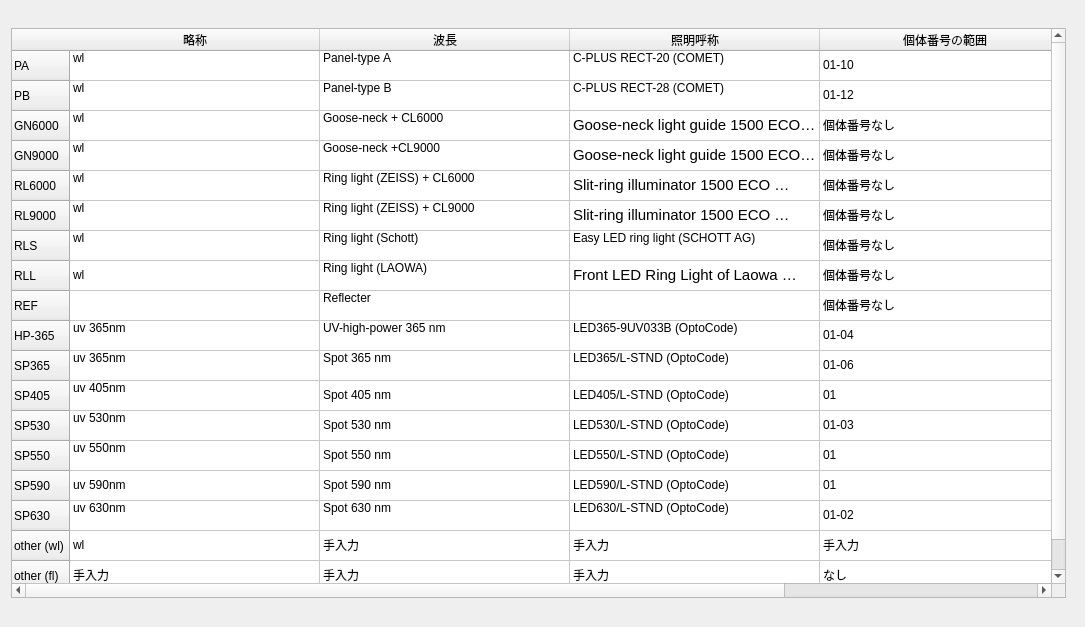
<?xml version="1.0" encoding="UTF-8"?>
<ui version="4.0">
 <class>subwindow</class>
 <widget class="QWidget" name="subwindow">
  <property name="geometry">
   <rect>
    <x>0</x>
    <y>0</y>
    <width>1085</width>
    <height>627</height>
   </rect>
  </property>
  <property name="windowTitle">
   <string>Form</string>
  </property>
  <layout class="QVBoxLayout" name="verticalLayout">
   <item>
    <widget class="QTableWidget" name="tableWidget">
     <property name="minimumSize">
      <size>
       <width>1055</width>
       <height>570</height>
      </size>
     </property>
     <property name="maximumSize">
      <size>
       <width>1055</width>
       <height>570</height>
      </size>
     </property>
     <attribute name="horizontalHeaderDefaultSectionSize">
      <number>250</number>
     </attribute>
     <row>
      <property name="text">
       <string>PA</string>
      </property>
     </row>
     <row>
      <property name="text">
       <string>PB</string>
      </property>
     </row>
     <row>
      <property name="text">
       <string>GN6000</string>
      </property>
     </row>
     <row>
      <property name="text">
       <string>GN9000</string>
      </property>
     </row>
     <row>
      <property name="text">
       <string>RL6000</string>
      </property>
     </row>
     <row>
      <property name="text">
       <string>RL9000</string>
      </property>
     </row>
     <row>
      <property name="text">
       <string>RLS</string>
      </property>
     </row>
     <row>
      <property name="text">
       <string>RLL</string>
      </property>
     </row>
     <row>
      <property name="text">
       <string>REF</string>
      </property>
     </row>
     <row>
      <property name="text">
       <string>HP-365</string>
      </property>
     </row>
     <row>
      <property name="text">
       <string>SP365</string>
      </property>
     </row>
     <row>
      <property name="text">
       <string>SP405</string>
      </property>
     </row>
     <row>
      <property name="text">
       <string>SP530</string>
      </property>
     </row>
     <row>
      <property name="text">
       <string>SP550</string>
      </property>
     </row>
     <row>
      <property name="text">
       <string>SP590</string>
      </property>
     </row>
     <row>
      <property name="text">
       <string>SP630</string>
      </property>
     </row>
     <row>
      <property name="text">
       <string>other (wl)</string>
      </property>
     </row>
     <row>
      <property name="text">
       <string>other (fl)</string>
      </property>
     </row>
     <column>
      <property name="text">
       <string>略称</string>
      </property>
     </column>
     <column>
      <property name="text">
       <string>波長</string>
      </property>
     </column>
     <column>
      <property name="text">
       <string>照明呼称</string>
      </property>
     </column>
     <column>
      <property name="text">
       <string>個体番号の範囲</string>
      </property>
     </column>
     <item row="0" column="0">
      <property name="text">
       <string>wl
</string>
      </property>
     </item>
     <item row="0" column="1">
      <property name="text">
       <string>Panel-type A
</string>
      </property>
     </item>
     <item row="0" column="2">
      <property name="text">
       <string>C-PLUS RECT-20 (COMET)
</string>
      </property>
     </item>
     <item row="0" column="3">
      <property name="text">
       <string>01-10</string>
      </property>
     </item>
     <item row="1" column="0">
      <property name="text">
       <string>wl
</string>
      </property>
     </item>
     <item row="1" column="1">
      <property name="text">
       <string>Panel-type B
</string>
      </property>
     </item>
     <item row="1" column="2">
      <property name="text">
       <string>C-PLUS RECT-28 (COMET)
</string>
      </property>
     </item>
     <item row="1" column="3">
      <property name="text">
       <string>01-12</string>
      </property>
     </item>
     <item row="2" column="0">
      <property name="text">
       <string>wl
</string>
      </property>
     </item>
     <item row="2" column="1">
      <property name="text">
       <string>Goose-neck + CL6000
</string>
      </property>
     </item>
     <item row="2" column="2">
      <property name="text">
       <string>Goose-neck light guide 1500 ECO + focusing attachment (ZEISS) + CL6000 (ZEISS)
</string>
      </property>
      <property name="font">
       <font>
        <pointsize>11</pointsize>
       </font>
      </property>
     </item>
     <item row="2" column="3">
      <property name="text">
       <string>個体番号なし</string>
      </property>
     </item>
     <item row="3" column="0">
      <property name="text">
       <string>wl
</string>
      </property>
     </item>
     <item row="3" column="1">
      <property name="text">
       <string>Goose-neck +CL9000
</string>
      </property>
     </item>
     <item row="3" column="2">
      <property name="text">
       <string>Goose-neck light guide 1500 ECO + focusing attachment (ZEISS) + CL9000 (ZEISS)
</string>
      </property>
      <property name="font">
       <font>
        <pointsize>11</pointsize>
       </font>
      </property>
     </item>
     <item row="3" column="3">
      <property name="text">
       <string>個体番号なし</string>
      </property>
     </item>
     <item row="4" column="0">
      <property name="text">
       <string>wl
</string>
      </property>
     </item>
     <item row="4" column="1">
      <property name="text">
       <string>Ring light (ZEISS) + CL6000
</string>
      </property>
     </item>
     <item row="4" column="2">
      <property name="text">
       <string>Slit-ring illuminator 1500 ECO (ZEISS) + CL6000 (ZEISS)
</string>
      </property>
      <property name="font">
       <font>
        <pointsize>11</pointsize>
       </font>
      </property>
     </item>
     <item row="4" column="3">
      <property name="text">
       <string>個体番号なし</string>
      </property>
     </item>
     <item row="5" column="0">
      <property name="text">
       <string>wl
</string>
      </property>
     </item>
     <item row="5" column="1">
      <property name="text">
       <string>Ring light (ZEISS) + CL9000
</string>
      </property>
     </item>
     <item row="5" column="2">
      <property name="text">
       <string>Slit-ring illuminator 1500 ECO (ZEISS) + CL9000 (ZEISS)
</string>
      </property>
      <property name="font">
       <font>
        <pointsize>11</pointsize>
       </font>
      </property>
     </item>
     <item row="5" column="3">
      <property name="text">
       <string>個体番号なし</string>
      </property>
     </item>
     <item row="6" column="0">
      <property name="text">
       <string>wl
</string>
      </property>
     </item>
     <item row="6" column="1">
      <property name="text">
       <string>Ring light (Schott)
</string>
      </property>
     </item>
     <item row="6" column="2">
      <property name="text">
       <string>Easy LED ring light (SCHOTT AG)
</string>
      </property>
     </item>
     <item row="6" column="3">
      <property name="text">
       <string>個体番号なし</string>
      </property>
     </item>
     <item row="7" column="0">
      <property name="text">
       <string>wl</string>
      </property>
     </item>
     <item row="7" column="1">
      <property name="text">
       <string>Ring light (LAOWA)
</string>
      </property>
     </item>
     <item row="7" column="2">
      <property name="text">
       <string>Front LED Ring Light of Laowa 25mm f/2.8 2.5-5X Ultra-Macro (LAOWA)

</string>
      </property>
      <property name="font">
       <font>
        <pointsize>11</pointsize>
       </font>
      </property>
     </item>
     <item row="7" column="3">
      <property name="text">
       <string>個体番号なし</string>
      </property>
     </item>
     <item row="8" column="1">
      <property name="text">
       <string>Reflecter
</string>
      </property>
     </item>
     <item row="8" column="2">
      <property name="text">
       <string/>
      </property>
     </item>
     <item row="8" column="3">
      <property name="text">
       <string>個体番号なし</string>
      </property>
     </item>
     <item row="9" column="0">
      <property name="text">
       <string>uv 365nm
</string>
      </property>
     </item>
     <item row="9" column="1">
      <property name="text">
       <string>UV-high-power 365 nm
</string>
      </property>
     </item>
     <item row="9" column="2">
      <property name="text">
       <string>LED365-9UV033B (OptoCode)
</string>
      </property>
     </item>
     <item row="9" column="3">
      <property name="text">
       <string>01-04</string>
      </property>
     </item>
     <item row="10" column="0">
      <property name="text">
       <string>uv 365nm
</string>
      </property>
     </item>
     <item row="10" column="1">
      <property name="text">
       <string>Spot 365 nm
</string>
      </property>
     </item>
     <item row="10" column="2">
      <property name="text">
       <string>LED365/L-STND (OptoCode)
</string>
      </property>
     </item>
     <item row="10" column="3">
      <property name="text">
       <string>01-06</string>
      </property>
     </item>
     <item row="11" column="0">
      <property name="text">
       <string>uv 405nm
</string>
      </property>
     </item>
     <item row="11" column="1">
      <property name="text">
       <string>Spot 405 nm</string>
      </property>
     </item>
     <item row="11" column="2">
      <property name="text">
       <string>LED405/L-STND (OptoCode)</string>
      </property>
     </item>
     <item row="11" column="3">
      <property name="text">
       <string>01</string>
      </property>
     </item>
     <item row="12" column="0">
      <property name="text">
       <string>uv 530nm
</string>
      </property>
     </item>
     <item row="12" column="1">
      <property name="text">
       <string>Spot 530 nm</string>
      </property>
     </item>
     <item row="12" column="2">
      <property name="text">
       <string>LED530/L-STND (OptoCode)</string>
      </property>
     </item>
     <item row="12" column="3">
      <property name="text">
       <string>01-03</string>
      </property>
     </item>
     <item row="13" column="0">
      <property name="text">
       <string>uv 550nm
</string>
      </property>
     </item>
     <item row="13" column="1">
      <property name="text">
       <string>Spot 550 nm</string>
      </property>
     </item>
     <item row="13" column="2">
      <property name="text">
       <string>LED550/L-STND (OptoCode)</string>
      </property>
     </item>
     <item row="13" column="3">
      <property name="text">
       <string>01</string>
      </property>
     </item>
     <item row="14" column="0">
      <property name="text">
       <string>uv 590nm</string>
      </property>
     </item>
     <item row="14" column="1">
      <property name="text">
       <string>Spot 590 nm</string>
      </property>
     </item>
     <item row="14" column="2">
      <property name="text">
       <string>LED590/L-STND (OptoCode)</string>
      </property>
     </item>
     <item row="14" column="3">
      <property name="text">
       <string>01</string>
      </property>
     </item>
     <item row="15" column="0">
      <property name="text">
       <string>uv 630nm
</string>
      </property>
     </item>
     <item row="15" column="1">
      <property name="text">
       <string>Spot 630 nm
</string>
      </property>
     </item>
     <item row="15" column="2">
      <property name="text">
       <string>LED630/L-STND (OptoCode)
</string>
      </property>
     </item>
     <item row="15" column="3">
      <property name="text">
       <string>01-02</string>
      </property>
     </item>
     <item row="16" column="0">
      <property name="text">
       <string>wl</string>
      </property>
     </item>
     <item row="16" column="1">
      <property name="text">
       <string>手入力</string>
      </property>
     </item>
     <item row="16" column="2">
      <property name="text">
       <string>手入力</string>
      </property>
     </item>
     <item row="16" column="3">
      <property name="text">
       <string>手入力</string>
      </property>
     </item>
     <item row="17" column="0">
      <property name="text">
       <string>手入力</string>
      </property>
     </item>
     <item row="17" column="1">
      <property name="text">
       <string>手入力</string>
      </property>
     </item>
     <item row="17" column="2">
      <property name="text">
       <string>手入力</string>
      </property>
     </item>
     <item row="17" column="3">
      <property name="text">
       <string>なし</string>
      </property>
     </item>
    </widget>
   </item>
  </layout>
 </widget>
 <resources/>
 <connections/>
</ui>
